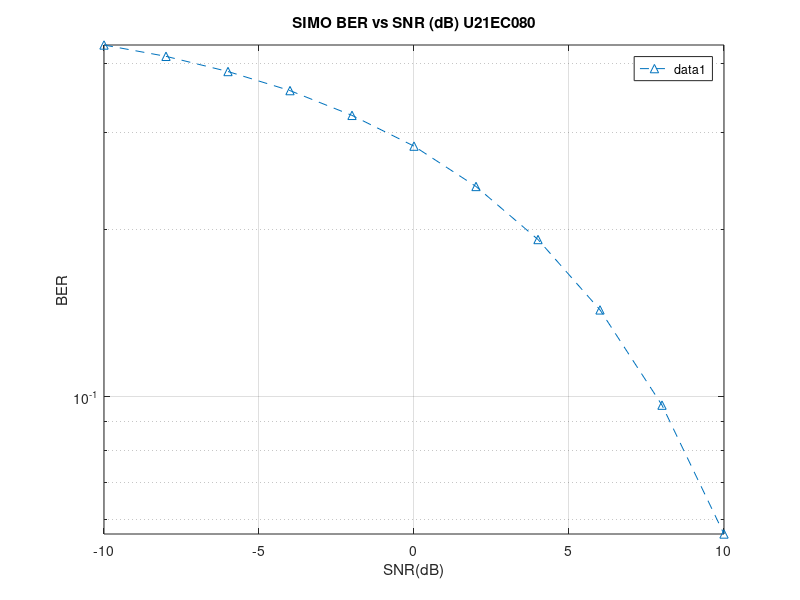

MATLAB code to generate this figure:
EsdB = -10:2:10; % Symbol energy vector in dB
Es = 10.^(EsdB/10); % Symbol energy in linear
No = 1; % Noise power in linear
SNR = Es/No; % SNR in linear
SNRdB = 10*log10(SNR); % SNR in dB
BER = zeros(length(Es),1); % initialize BER vector to store results
M=64; % No. of time-domain symbols in one transmitted block
ITER = 5000; % No. of iterations/channel realizations
Nr = 4; % No. of Receiving Antennas, recommended values [1, 2, 3, 4]

K_rice = 1; % K factor, the ratio of the power between the LOS path and all the NLOS paths, K = v^2/sigma_h^2
sigma_h = 1;
v_factor = sqrt((sigma_h^2)*K_rice); % get the amplitude of the LOS path

mod_ord = 16; % Modulation Order

for ite = 1:ITER % loop over all iterations
    ite

    TxBits = randi([0,1],[1, M*log2(mod_ord)]); % generate bits equal to M*log2(modulation order), to convert to M symbols
    shaped_bits = reshape(TxBits,log2(mod_ord),M); % reshape bit vector into matrix of size (log2(mod_ord) x M)
    transposed_bits = shaped_bits.'; % transpose the matrix
    decimal_syms = bi2de(transposed_bits); % apply binary to decimal conversion
    decimal_syms = decimal_syms.'; % transpose the decimal result
    Mod_syms = pskmod(decimal_syms,mod_ord); % perform psk modulation

    h_vec = zeros(1,Nr); % initialize channel vector containing fading coefficients for each receiving antenna link
    for rx = 1:Nr
        mag_h = abs((sigma_h*sqrt(1/2)*(randn+1j*randn)) + v_factor); % generate the magnitude of a rician fading channel coefficient (Prob. Distribution ~Rice(v,sigma_h))
        theta_h = rand*2*pi; % generate the phase of the rician fading channel coefficient (Prob. Distribution ~U(0,2*pi))
        h_vec(rx) = mag_h*(cos(theta_h) + 1j*sin(theta_h)); % generate a single-tap rician fading channel coefficient and store into channel vector
    end

    Noise = sqrt(No/2)*(randn(Nr,M)+1j*randn(Nr,M)); % generate AWGN noise, different set of values for each antenna (Nr,M)

    for ix = 1:length(Es) % loop over all SNR
        Loaded_syms = sqrt(Es(ix)).*Mod_syms; % scale info symbols by the available energy per symbol
        Txsamples = Loaded_syms;

        Rxsamples = zeros(Nr,M);
        for kx = 1:Nr
            Rxsamples(kx,:) = h_vec(kx).*Txsamples + Noise(kx,:); % multiply transmitted symbols by a different fading channel coefficient for each antenna link, and add AWGN noise
        end

        %%%% SELECTION COMBINING (SC)
        [max_h_gain, index_max] = max(abs(h_vec).^2); % find the coefficient and the corresponding antenna with maximum gain
        Eq_syms = (conj(h_vec(index_max))/(abs(h_vec(index_max))^2)).*Rxsamples(index_max,:); % select only the received vector/antenna whose channel gain is maximum, and equalize the received symbols on that antenna.

        %%%% MAXIMAL RATIO COMBINING (MRC)
%         Eq_syms = (conj(h_vec)./(norm(h_vec)^2))*Rxsamples; % equalize the received symbols on each antenna per symbol slot using MRC

        Rx_syms = pskdemod(Eq_syms,mod_ord); % perform psk demodulation to convert to integers
        Rx_syms = Rx_syms.'; % transpose the integer result
        Rx_decimal_syms = de2bi(Rx_syms,log2(mod_ord)); % apply decimal to binary conversion with number of bits equal to log2(mod_ord)
        Rx_transposed_bits = Rx_decimal_syms.'; % transpose the resultant bit matrix
        DecodedBits = reshape(Rx_transposed_bits,1, M*log2(mod_ord)); % reshape the bit matrix to a bit vector

        BER(ix) = BER(ix) + sum(DecodedBits ~= TxBits); % count all bit errors and sum them
    end
end
BER=BER/(M*log2(mod_ord)*ITER); % divide BER vector by total number of bits transmitted across all iterations

semilogy(SNRdB,BER,'--^');
grid on;
hold on;
xlabel('SNR(dB)')
ylabel('BER')
axis tight;
title('SIMO BER vs SNR (dB) U21EC080');
legend('Location', 'best')